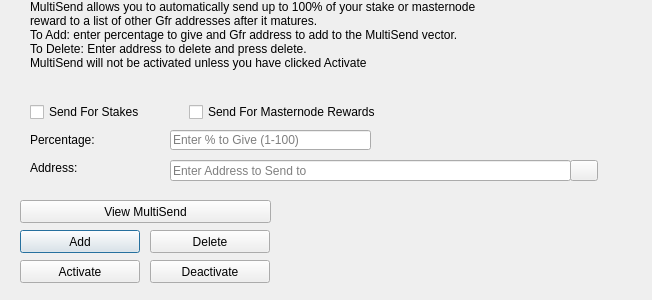
<?xml version="1.0" encoding="UTF-8"?>
<ui version="4.0">
 <class>MultiSendDialog</class>
 <widget class="QDialog" name="MultiSendDialog">
  <property name="windowModality">
   <enum>Qt::NonModal</enum>
  </property>
  <property name="geometry">
   <rect>
    <x>0</x>
    <y>0</y>
    <width>652</width>
    <height>300</height>
   </rect>
  </property>
  <property name="windowTitle">
   <string>MultiSend</string>
  </property>
  <widget class="QLineEdit" name="multiSendPercentEdit">
   <property name="geometry">
    <rect>
     <x>170</x>
     <y>130</y>
     <width>201</width>
     <height>20</height>
    </rect>
   </property>
   <property name="toolTip">
    <string>Enter whole numbers 1 - 100</string>
   </property>
   <property name="placeholderText">
    <string>Enter % to Give (1-100)</string>
   </property>
  </widget>
  <widget class="QLineEdit" name="multiSendAddressEdit">
   <property name="geometry">
    <rect>
     <x>170</x>
     <y>160</y>
     <width>401</width>
     <height>21</height>
    </rect>
   </property>
   <property name="toolTip">
    <string/>
   </property>
   <property name="placeholderText">
    <string>Enter Address to Send to</string>
   </property>
  </widget>
  <widget class="QLabel" name="label_2">
   <property name="geometry">
    <rect>
     <x>30</x>
     <y>0</y>
     <width>451</width>
     <height>121</height>
    </rect>
   </property>
   <property name="lineWidth">
    <number>1</number>
   </property>
   <property name="text">
    <string>MultiSend allows you to automatically send up to 100% of your stake or masternode reward to a list of other Gfr addresses after it matures.
To Add: enter percentage to give and Gfr address to add to the MultiSend vector.
To Delete: Enter address to delete and press delete.
MultiSend will not be activated unless you have clicked Activate</string>
   </property>
   <property name="alignment">
    <set>Qt::AlignLeading|Qt::AlignLeft|Qt::AlignTop</set>
   </property>
   <property name="wordWrap">
    <bool>true</bool>
   </property>
  </widget>
  <widget class="QLabel" name="message">
   <property name="geometry">
    <rect>
     <x>290</x>
     <y>200</y>
     <width>351</width>
     <height>91</height>
    </rect>
   </property>
   <property name="text">
    <string/>
   </property>
  </widget>
  <widget class="QPushButton" name="addButton">
   <property name="geometry">
    <rect>
     <x>20</x>
     <y>230</y>
     <width>120</width>
     <height>23</height>
    </rect>
   </property>
   <property name="toolTip">
    <string/>
   </property>
   <property name="statusTip">
    <string>Add to MultiSend Vector</string>
   </property>
   <property name="text">
    <string>Add</string>
   </property>
  </widget>
  <widget class="QPushButton" name="disableButton">
   <property name="geometry">
    <rect>
     <x>150</x>
     <y>260</y>
     <width>120</width>
     <height>23</height>
    </rect>
   </property>
   <property name="statusTip">
    <string>Deactivate MultiSend</string>
   </property>
   <property name="text">
    <string>Deactivate</string>
   </property>
  </widget>
  <widget class="QPushButton" name="addressBookButton">
   <property name="geometry">
    <rect>
     <x>570</x>
     <y>160</y>
     <width>28</width>
     <height>21</height>
    </rect>
   </property>
   <property name="toolTip">
    <string>Choose an address from the address book</string>
   </property>
   <property name="text">
    <string/>
   </property>
   <property name="icon">
    <iconset resource="../gfr.qrc">
     <normaloff>:/icons/address-book</normaloff>:/icons/address-book</iconset>
   </property>
   <property name="shortcut">
    <string>Alt+A</string>
   </property>
   <property name="autoDefault">
    <bool>false</bool>
   </property>
  </widget>
  <widget class="QLabel" name="label">
   <property name="geometry">
    <rect>
     <x>30</x>
     <y>130</y>
     <width>121</width>
     <height>20</height>
    </rect>
   </property>
   <property name="toolTip">
    <string>Percentage of stake to send</string>
   </property>
   <property name="text">
    <string>Percentage:</string>
   </property>
  </widget>
  <widget class="QLabel" name="label_5">
   <property name="geometry">
    <rect>
     <x>30</x>
     <y>160</y>
     <width>111</width>
     <height>16</height>
    </rect>
   </property>
   <property name="toolTip">
    <string>Address to send portion of stake to</string>
   </property>
   <property name="text">
    <string>Address:</string>
   </property>
  </widget>
  <widget class="QPushButton" name="deleteButton">
   <property name="geometry">
    <rect>
     <x>150</x>
     <y>230</y>
     <width>120</width>
     <height>23</height>
    </rect>
   </property>
   <property name="toolTip">
    <string/>
   </property>
   <property name="statusTip">
    <string>Delete Address From MultiSend Vector</string>
   </property>
   <property name="text">
    <string>Delete</string>
   </property>
  </widget>
  <widget class="QPushButton" name="activateButton">
   <property name="geometry">
    <rect>
     <x>20</x>
     <y>260</y>
     <width>120</width>
     <height>23</height>
    </rect>
   </property>
   <property name="statusTip">
    <string>Activate MultiSend</string>
   </property>
   <property name="text">
    <string>Activate</string>
   </property>
  </widget>
  <widget class="QPushButton" name="viewButton">
   <property name="geometry">
    <rect>
     <x>20</x>
     <y>200</y>
     <width>251</width>
     <height>23</height>
    </rect>
   </property>
   <property name="toolTip">
    <string/>
   </property>
   <property name="statusTip">
    <string>View MultiSend Vector</string>
   </property>
   <property name="text">
    <string>View MultiSend</string>
   </property>
  </widget>
  <widget class="QWidget" name="horizontalLayoutWidget">
   <property name="geometry">
    <rect>
     <x>30</x>
     <y>100</y>
     <width>351</width>
     <height>24</height>
    </rect>
   </property>
   <layout class="QHBoxLayout" name="horizontalLayout">
    <item>
     <widget class="QCheckBox" name="multiSendStakeCheckBox">
      <property name="text">
       <string>Send For Stakes</string>
      </property>
     </widget>
    </item>
    <item>
     <widget class="QCheckBox" name="multiSendMasternodeCheckBox">
      <property name="text">
       <string>Send For Masternode Rewards</string>
      </property>
     </widget>
    </item>
   </layout>
  </widget>
 </widget>
 <resources>
  <include location="../gfr.qrc"/>
 </resources>
 <connections/>
</ui>
